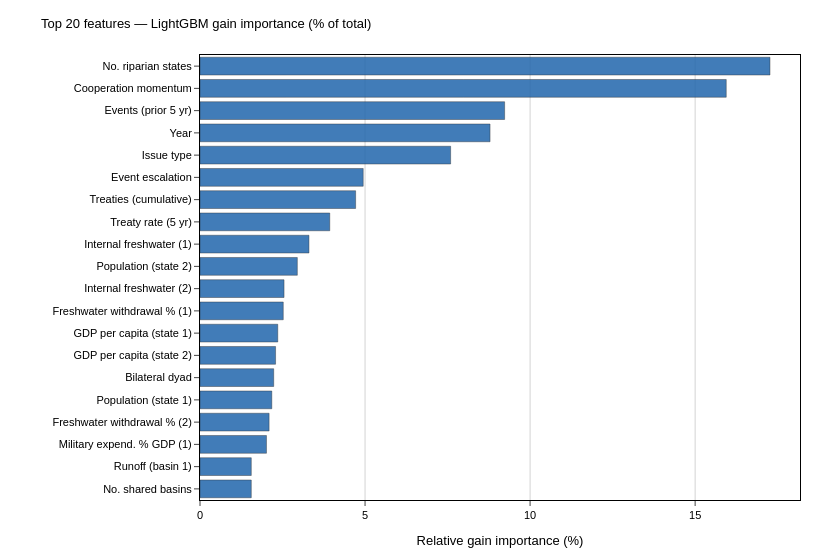

Notebook source saved alongside this figure:
### Markdown cell above
## Cell 9 — Feature importance (LightGBM gain)

### Code cell
# Use the tuned LightGBM trained on train+val (best_model if it is LGBM,
# otherwise train a fresh one for importance analysis)
if 'LightGBM' in best_model_name:
    lgbm_for_imp = best_model
    feat_cols    = splits_ret['cols']
else:
    # Train tuned LGBM on train+val for importance even if XGB won overall
    lgbm_for_imp = lgb.LGBMClassifier(**best_lgbm_params)
    lgbm_for_imp.fit(X_trainval, y_trainval)
    feat_cols = splits_ret['cols']

importance_gain = lgbm_for_imp.booster_.feature_importance(importance_type='gain')
importance_df = (
    pd.DataFrame({'feature': feat_cols, 'gain': importance_gain})
    .sort_values('gain', ascending=False)
    .head(20)
    .reset_index(drop=True)
)

# Tidy feature labels for publication
FEATURE_LABELS = {
    'treaties_before_event':    'Treaties (cumulative)',
    'cooperation_momentum':     'Cooperation momentum',
    'events_prior_5yr':         'Events (prior 5 yr)',
    'event_escalation':         'Event escalation',
    'treaty_rate_5yr':          'Treaty rate (5 yr)',
    'year':                     'Year',
    'cold_war':                 'Cold War period',
    'Issue_Type1':              'Issue type',
    'HydroPolTe_1':             'Hydro-political tension (1)',
    'HydroPolTe_2':             'Hydro-political tension (2)',
    'InstitVuln_1':             'Institutional vulnerability (1)',
    'InstitVuln_2':             'Institutional vulnerability (2)',
    'NY.GDP.PCAP.CD_wdi1':      'GDP per capita (state 1)',
    'NY.GDP.PCAP.CD_wdi2':      'GDP per capita (state 2)',
    'SP.POP.TOTL_wdi1':         'Population (state 1)',
    'SP.POP.TOTL_wdi2':         'Population (state 2)',
    'MS.MIL.XPND.GD.ZS_wdi1':  'Military expend. % GDP (1)',
    'MS.MIL.XPND.GD.ZS_wdi2':  'Military expend. % GDP (2)',
    'ER.H2O.FWTL.ZS_wdi1':     'Freshwater withdrawal % (1)',
    'ER.H2O.FWTL.ZS_wdi2':     'Freshwater withdrawal % (2)',
    'ER.H2O.INTR.PC_wdi1':     'Internal freshwater (1)',
    'ER.H2O.INTR.PC_wdi2':     'Internal freshwater (2)',
    'withdrawal_1':             'Water withdrawal (basin 1)',
    'withdrawal_2':             'Water withdrawal (basin 2)',
    'runoff_1':                 'Runoff (basin 1)',
    'runoff_2':                 'Runoff (basin 2)',
    'bilateral':                'Bilateral dyad',
    'NUMBER_OF_Countries':      'No. riparian states',
    'NUMBER_OF_BASINS':         'No. shared basins',
    'Area_km2_1':               'Basin area km² (1)',
    'Area_km2_2':               'Basin area km² (2)',
    'Dams_Exist_1':             'Existing dams (1)',
    'Dams_Exist_2':             'Existing dams (2)',
}

importance_df['label'] = importance_df['feature'].map(
    lambda x: FEATURE_LABELS.get(x, x)
)

# Normalise gain to 0–100 for readability
importance_df['gain_norm'] = 100 * importance_df['gain'] / importance_df['gain'].sum()

fig_imp = go.Figure(go.Bar(
    x=importance_df['gain_norm'][::-1],
    y=importance_df['label'][::-1],
    orientation='h',
    marker_color='#2166ac',
    marker_line=dict(color='black', width=0.4),
    opacity=0.85,
))

fig_imp.update_layout(
    font=dict(family='Arial', size=11, color='black'),
    plot_bgcolor='white',
    paper_bgcolor='white',
    title=dict(
        text='Top 20 features — LightGBM gain importance (% of total)',
        font=dict(size=13)
    ),
    xaxis=dict(
        title='Relative gain importance (%)',
        showgrid=True, gridcolor='lightgray',
        linecolor='black', linewidth=1, mirror=True, ticks='outside'
    ),
    yaxis=dict(
        title='',
        linecolor='black', linewidth=1, mirror=True, ticks='outside',
        showgrid=False, automargin=True
    ),
    margin=dict(l=200, r=20, t=55, b=60),
    width=820, height=560,
)

fig_imp.show()
save_fig(fig_imp, 'fig02c_feature_importance')

print('\nTop 20 features by gain:')
display(importance_df[['label', 'gain', 'gain_norm']].rename(
    columns={'label': 'Feature', 'gain': 'Gain', 'gain_norm': 'Gain (%)'}
).set_index('Feature').round(2))

### Figure 1 — Plotly figure (JSON) as saved in the notebook; plotly's stock layout.template omitted (floating-point values rounded to 4 significant figures)
{"data": [{"marker": {"color": "#2166ac", "line": {"color": "black", "width": 0.4}}, "opacity": 0.85, "orientation": "h", "type": "bar", "x": [1.554, 1.554, 2.014, 2.093, 2.176, 2.233, 2.29, 2.356, 2.523, 2.546, 2.949, 3.301, 3.932, 4.715, 4.945, 7.593, 8.787, 9.229, 15.94, 17.27], "y": ["No. shared basins", "Runoff (basin 1)", "Military expend. % GDP (1)", "Freshwater withdrawal % (2)", "Population (state 1)", "Bilateral dyad", "GDP per capita (state 2)", "GDP per capita (state 1)", "Freshwater withdrawal % (1)", "Internal freshwater (2)", "Population (state 2)", "Internal freshwater (1)", "Treaty rate (5 yr)", "Treaties (cumulative)", "Event escalation", "Issue type", "Year", "Events (prior 5 yr)", "Cooperation momentum", "No. riparian states"]}], "layout": {"font": {"color": "black", "family": "Arial", "size": 11}, "height": 560, "margin": {"b": 60, "l": 200, "r": 20, "t": 55}, "paper_bgcolor": "white", "plot_bgcolor": "white", "title": {"font": {"size": 13}, "text": "Top 20 features — LightGBM gain importance (% of total)"}, "width": 820, "xaxis": {"gridcolor": "lightgray", "linecolor": "black", "linewidth": 1, "mirror": true, "showgrid": true, "ticks": "outside", "title": {"text": "Relative gain importance (%)"}}, "yaxis": {"automargin": true, "linecolor": "black", "linewidth": 1, "mirror": true, "showgrid": false, "ticks": "outside", "title": {"text": ""}}}}
